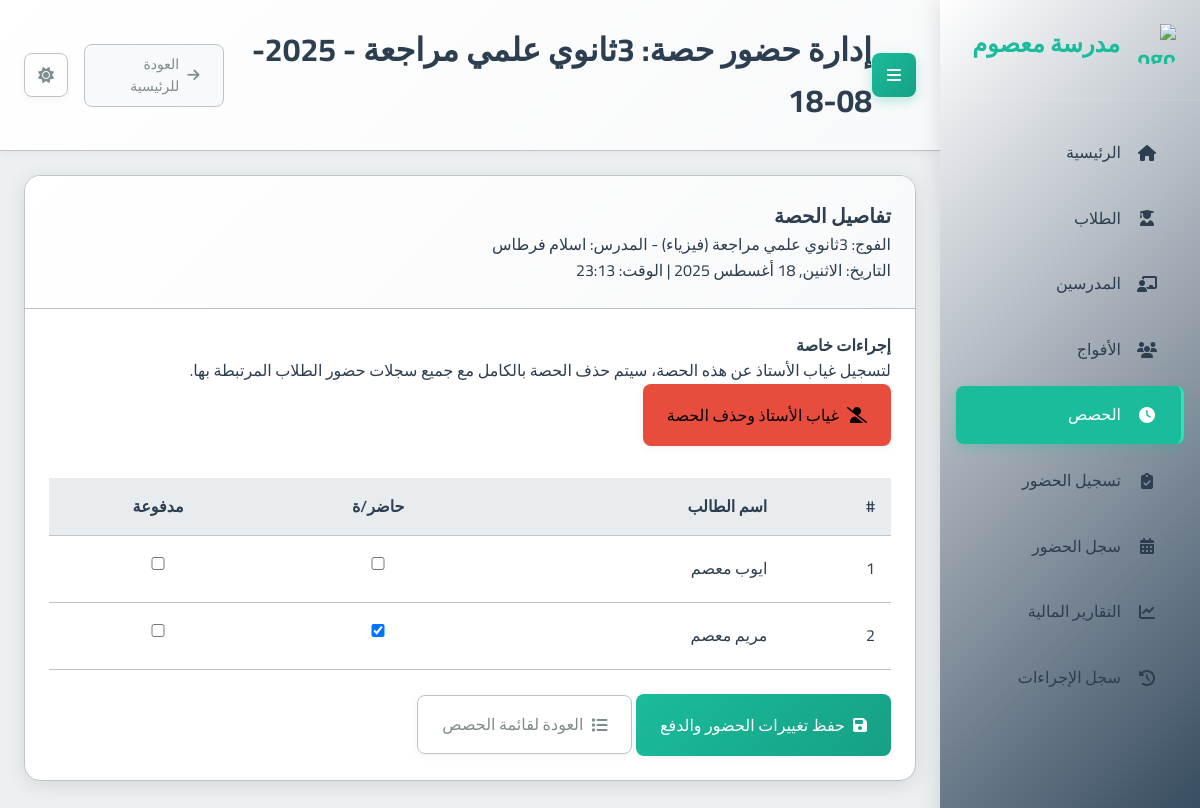
The app's page /sessions/2/manage_attendance/ with its own data.
### school_app/models.py (models this page shows, shortened)
class Session(models.Model):
    group = models.ForeignKey(Group, on_delete=models.CASCADE, related_name='sessions', verbose_name="الفوج")
    date = models.DateField(verbose_name="التاريخ")
    start_time = models.TimeField(verbose_name="وقت البدء")
    duration = models.DecimalField(max_digits=4, decimal_places=2, verbose_name="المدة (ساعات)")
    teacher_attended = models.BooleanField(default=True, verbose_name="حضور المدرس")
    teacher_compensated = models.BooleanField(default=False, verbose_name="تم تعويض المدرس") # New field
    created_at = models.DateTimeField(auto_now_add=True, verbose_name="تاريخ الإنشاء")
    class Meta:
        verbose_name = "حصة"
        verbose_name_plural = "الحصص"

class Group(models.Model):
    name = models.CharField(max_length=100, verbose_name="اسم الفوج")
    subject = models.ForeignKey(Subject, on_delete=models.PROTECT, verbose_name="المادة")
    teacher = models.ForeignKey(Teacher, on_delete=models.CASCADE, verbose_name="المدرس")
    academic_levels = models.ManyToManyField(AcademicLevel, verbose_name="المستويات الدراسية المتوافقة")
    price_per_4_sessions = models.DecimalField(max_digits=10, decimal_places=2, verbose_name="السعر لكل 4 حصص")
    session_day = models.IntegerField(choices=[
        (0, 'الاثنين'),
        (1, 'الثلاثاء'),
        (2, 'الأربعاء'),
        (3, 'الخميس'),
        (4, 'الجمعة'),
        (5, 'السبت'),
        (6, 'الأحد')
    ], verbose_name="يوم الحصة")
    session_start_time = models.TimeField(verbose_name="وقت بداية الحصة")
    session_duration = models.DecimalField(max_digits=4, decimal_places=2, default=1.5, verbose_name="مدة الحصة (ساعات)")
    students = models.ManyToManyField(Student, through='StudentGroup', blank=True, verbose_name="الطلاب المسجلون")
    created_at = models.DateTimeField(auto_now_add=True, verbose_name="تاريخ الإنشاء")
    is_continuous = models.BooleanField(default=False, verbose_name="فوج مستمر (تُنشأ الحصص أسبوعياً تلقائياً)")
    created_sessions_until = models.DateField(null=True, blank=True, verbose_name="تم إنشاء الحصص حتى تاريخ")
    class Meta:
        verbose_name = "فوج"
        verbose_name_plural = "الأفواج"

class Subject(models.Model):
    name = models.CharField(max_length=100, verbose_name="اسم المادة")
    class Meta:
        verbose_name = "مادة دراسية"
        verbose_name_plural = "المواد الدراسية"

class Teacher(models.Model):
    full_name = models.CharField(max_length=201, verbose_name="الاسم الكامل")
    phone_number = models.CharField(max_length=20, unique=True, verbose_name="رقم الهاتف")
    subject = models.ForeignKey(Subject, on_delete=models.PROTECT, verbose_name="المادة الأساسية")
    created_at = models.DateTimeField(auto_now_add=True, verbose_name="تاريخ الإنشاء")
    class Meta:
        verbose_name = "مدرس"
        verbose_name_plural = "المدرسون"

class Student(models.Model):
    full_name = models.CharField(max_length=201, verbose_name="الاسم الكامل")
    phone_number = models.CharField(max_length=20, unique=True, verbose_name="رقم هاتف الطالب")
    guardian_phone = models.CharField(max_length=20, verbose_name="رقم هاتف الولي")
    birth_day = models.IntegerField(verbose_name="يوم الميلاد")
    birth_month = models.IntegerField(verbose_name="شهر الميلاد")
    birth_year = models.IntegerField(verbose_name="سنة الميلاد")
    academic_level = models.ForeignKey(AcademicLevel, on_delete=models.PROTECT, verbose_name="المستوى الدراسي")
    registration_fee_paid = models.BooleanField(default=False, verbose_name="رسوم التسجيل مدفوعة")
    card_number = models.CharField(max_length=20, unique=True, blank=True, null=True, verbose_name="رقم البطاقة")
    prepaid_balance = models.DecimalField(max_digits=10, decimal_places=2, default=Decimal('0.00'), verbose_name="رصيد مدفوع مقدماً")
    created_at = models.DateTimeField(auto_now_add=True, verbose_name="تاريخ الإنشاء")
    class Meta:
        verbose_name = "طالب"
        verbose_name_plural = "الطلاب"

### school_app/views.py (the view, shortened to what this page needs)
# urls.py: path('sessions/<int:session_id>/manage_attendance/', views.manage_session_attendance, name='manage_session_attendance'),
def manage_session_attendance(request, session_id):
    session = get_object_or_404(Session.objects.select_related('group__subject', 'group__teacher'), id=session_id)
    students_in_group = session.group.students.all().order_by('full_name')
    page_title = f"إدارة حضور حصة: {session.group.name} - {session.date.strftime('%Y-%m-%d')}"
    existing_attendance_records = Attendance.objects.filter(session=session)
    attendance_data_map = {att.student_id: {
        'present': att.present,
        'paid': att.student_paid_for_session,
        'attendance_id': att.id
    } for att in existing_attendance_records}
    student_attendance_list = []
    for student in students_in_group:
        data = attendance_data_map.get(student.id, {})
        student_attendance_list.append({
            'student_id': student.id,
            'student_name': student.full_name,
            'is_present': data.get('present', False),
            'is_paid': data.get('paid', False)
        })
    context = {
        'session': session,
        'student_attendance_list': student_attendance_list,
        'page_title': page_title
    }
    return render(request, 'school_app/manage_session_attendance.html', context)

### templates/school_app/manage_session_attendance.html (shortened to what this page needs)
{% extends "base.html" %}
{% block page_title %}{{ page_title }}{% endblock %}
{% block content %}
<div class="card">
  <div class="card-header">
    <h3 class="card-title">تفاصيل الحصة</h3>
    <p class="card-subtitle text-muted">
      الفوج: {{ session.group.name }} ({{ session.group.subject.name }}) - المدرس: {{ session.group.teacher.full_name }} <br>
      التاريخ: {{ session.date|date:"l, d F Y" }} | الوقت: {{ session.start_time|time:"H:i" }}
    </p>
  </div>
  <div class="card-body">
    <div class="mb-4 p-3 border rounded bg-light">
        <h4 class="text-danger">إجراءات خاصة</h4>
        <p>لتسجيل غياب الأستاذ عن هذه الحصة، سيتم حذف الحصة بالكامل مع جميع سجلات حضور الطلاب المرتبطة بها.</p>
        <form method="POST" action="{% url 'delete_session' session.id %}" style="display: inline;">
            <button type="submit" class="btn btn-danger" onclick="return confirm('هل أنت متأكد من تسجيل غياب الأستاذ؟ سيتم حذف الحصة بشكل نهائي.');">
                <i class="fas fa-user-slash"></i> غياب الأستاذ وحذف الحصة
            </button>
        </form>
    </div>
    <form method="post">
      <div class="table-responsive">
        <table class="table table-striped table-hover">
          <thead class="thead-light">
            <tr>
              <th>#</th>
              <th>اسم الطالب</th>
              <th class="text-center">حاضر/ة</th>
              <th class="text-center">مدفوعة</th>
            </tr>
          </thead>
          <tbody>
            {% for student_data in student_attendance_list %}
              <tr>
                <td>{{ forloop.counter }}</td>
                <td>{{ student_data.student_name }}</td>
                <td class="text-center">
                  <div class="custom-control custom-checkbox">
                    <input type="checkbox" class="custom-control-input" id="student_{{ student_data.student_id }}_present" name="student_{{ student_data.student_id }}_present" value="on" {% if student_data.is_present %}checked{% endif %}>
                  </div>
                </td>
                <td class="text-center">
                  <div class="custom-control custom-checkbox">
                    <input type="checkbox" class="custom-control-input" id="student_{{ student_data.student_id }}_paid" name="student_{{ student_data.student_id }}_paid" value="on" {% if student_data.is_paid %}checked{% endif %}>
                  </div>
                </td>
              </tr>
            {% empty %}
              <tr>
                <td colspan="4" class="text-center text-muted">لا يوجد طلاب مسجلون في هذا الفوج.</td>
              </tr>
            {% endfor %}
          </tbody>
        </table>
      </div>
      <div class="mt-3">
        <button type="submit" class="btn btn-primary">
          <i class="fas fa-save"></i> حفظ تغييرات الحضور والدفع
        </button>
        <a href="{% url 'session_list' %}" class="btn btn-outline-secondary">
          <i class="fas fa-list"></i> العودة لقائمة الحصص
        </a>
      </div>
    </form>
  </div>
</div>
{% endblock %}

### static/css/main.css (style rules this page uses)
:root { --primary-color: #2c3e50; --primary-light: #34495e; --primary-darker: #1a252f; --accent-color: #1abc9c; --accent-light: #2fe2b3; --accent-dark: #16a085; --text-color: #2c3e50; --text-secondary: #7f8c8d; --text-on-primary: #ffffff; --text-on-accent: #ffffff; --text-nav: #2c3e50; --background-color: #ecf0f1; --card-background: #ffffff; --input-background: #ffffff; --border-color: #bdc3c7; --input-border-color: #bdc3c7; --success-color: #2ecc71; --warning-color: #f39c12; --error-color: #e74c3c; --info-color: #1E90FF; --table-header-background: #e9ecef; --table-row-hover-background: #f8f9fa; --box-shadow-color: rgba(0, 0, 0, 0.1); --box-shadow-color-hover: rgba(0, 0, 0, 0.15); --box-shadow-soft-color: rgba(0, 0, 0, 0.05); --subtle-background: #f8f9fa; --spacing-xs: 8px; --spacing-sm: 16px; --spacing-md: 24px; --spacing-lg: 32px; --spacing-xl: 48px; --font-family: 'Cairo', sans-serif; --font-size-xs: 12px; --font-size-sm: 14px; --font-size-md: 16px; --font-size-lg: 20px; --font-size-xl: 24px; --font-size-xxl: 32px; --border-radius-sm: 4px; --border-radius-md: 8px; --border-radius-lg: 16px; --transition-fast: 0.2s ease; --transition-normal: 0.3s ease; --transition-slow: 0.5s ease; --sidebar-width: 260px; }
* { margin: 0; padding: 0; box-sizing: border-box; direction: rtl; }
html { direction: rtl; font-size: 16px; }
body { font-family: var(--font-family); background-color: var(--background-color); color: var(--text-color); line-height: 1.6; transition: background-color var(--transition-normal), color var(--transition-normal); overflow-x: hidden; }
.btn-danger { background: var(--error-color); }
.card { background-color: var(--card-background); border-radius: var(--border-radius-lg); box-shadow: 0 4px 20px var(--box-shadow-color); margin-bottom: var(--spacing-md); overflow: hidden; transition: all var(--transition-normal); border: 1px solid var(--border-color); }
.card-header { padding: var(--spacing-md); border-bottom: 1px solid var(--border-color); background: linear-gradient(135deg, var(--card-background) 0%, var(--subtle-background) 100%); }
.card-title { font-size: var(--font-size-lg); font-weight: 600; margin: 0; color: var(--text-color); }
.card-body { padding: var(--spacing-md); color: var(--text-color); }
.btn { font-family: var(--font-family); padding: var(--spacing-sm) var(--spacing-md); border: none; border-radius: var(--border-radius-md); cursor: pointer; font-size: var(--font-size-md); font-weight: 500; text-decoration: none; display: inline-flex; align-items: center; gap: var(--spacing-xs); transition: all var(--transition-fast); box-shadow: 0 2px 8px var(--box-shadow-soft-color); }
.btn-primary { background: linear-gradient(135deg, var(--accent-color) 0%, var(--accent-dark) 100%); color: var(--text-on-accent); }
.btn-outline-secondary { background-color: transparent; border: 1px solid var(--border-color); color: var(--text-secondary); }
input, select, textarea { font-family: var(--font-family); width: 100%; padding: var(--spacing-sm); border: 1px solid var(--input-border-color); border-radius: var(--border-radius-md); background-color: var(--input-background); color: var(--text-color); font-size: var(--font-size-md); transition: all var(--transition-fast); }
.text-center { text-align: center !important; }
.mb-4 { margin-bottom: var(--spacing-lg); }
.mt-3 { margin-top: var(--spacing-md); }
table { width: 100%; border-collapse: collapse; }
th, td { padding: var(--spacing-sm); text-align: right; border-bottom: 1px solid var(--border-color); }
th { background-color: var(--table-header-background); font-weight: 600; color: var(--text-color); }

### records on screen
Session: group.name "3ثانوي علمي مراجعة", group.subject.name "فيزياء", group.teacher.full_name "اسلام فرطاس", start_time "23:13"
Student: student_name "ايوب معصم"
Student: student_name "مريم معصم"

### other values on screen
{{ page_title }} "إدارة حضور حصة: 3ثانوي علمي مراجعة - 2025-08-18"
